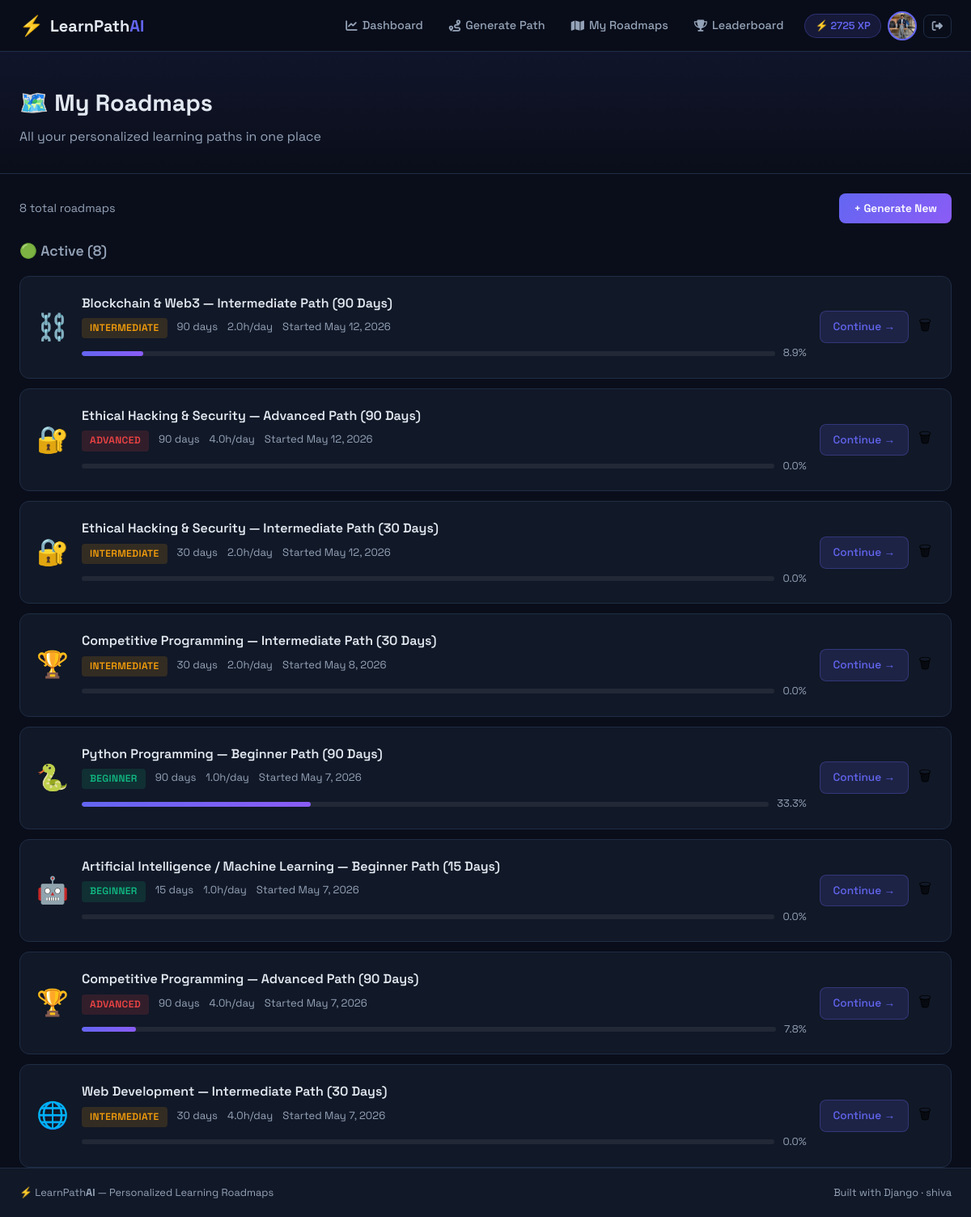
The app's page /roadmap/my-roadmaps/ (signed in) with its own data.
### users/models.py (models this page shows, shortened)
class UserProfile(models.Model):
    EXPERIENCE_CHOICES = [
        ('beginner', 'Beginner'),
        ('intermediate', 'Intermediate'),
        ('advanced', 'Advanced'),
    ]
    user = models.OneToOneField(User, on_delete=models.CASCADE, related_name='profile')
    bio = models.TextField(blank=True, max_length=500)
    avatar = models.ImageField(upload_to='avatars/', null=True, blank=True)
    experience_level = models.CharField(max_length=20, choices=EXPERIENCE_CHOICES, default='beginner')
    daily_study_hours = models.FloatField(default=1.0)
    total_xp = models.IntegerField(default=0)
    streak_days = models.IntegerField(default=0)
    last_activity = models.DateTimeField(null=True, blank=True)
    joined_at = models.DateTimeField(auto_now_add=True)
    class Meta:
        verbose_name = 'User Profile'
        verbose_name_plural = 'User Profiles'

### roadmap/models.py (models this page shows, shortened)
class Roadmap(models.Model):
    DURATION_CHOICES = [
        (15, '15 Days'),
        (30, '30 Days'),
        (60, '60 Days'),
        (90, '90 Days'),
    ]
    STATUS_CHOICES = [
        ('active', 'Active'),
        ('completed', 'Completed'),
        ('paused', 'Paused'),
        ('abandoned', 'Abandoned'),
    ]
    user = models.ForeignKey(User, on_delete=models.CASCADE, related_name='roadmaps')
    skill = models.ForeignKey(Skill, on_delete=models.CASCADE)
    title = models.CharField(max_length=200)
    level = models.CharField(max_length=20, choices=[
        ('beginner', 'Beginner'),
        ('intermediate', 'Intermediate'),
        ('advanced', 'Advanced'),
    ])
    daily_hours = models.FloatField(default=1.0)
    duration_days = models.IntegerField()
    status = models.CharField(max_length=20, choices=STATUS_CHOICES, default='active')
    start_date = models.DateField(auto_now_add=True)
    target_end_date = models.DateField(null=True, blank=True)
    completed_at = models.DateTimeField(null=True, blank=True)
    created_at = models.DateTimeField(auto_now_add=True)
    class Meta:
        ordering = ['-created_at']
        verbose_name = 'Roadmap'
        verbose_name_plural = 'Roadmaps'
    @property
    def total_tasks(self):
        return self.tasks.count()
    @property
    def completed_tasks_count(self):
        return self.tasks.filter(is_completed=True).count()
    @property
    def progress_percentage(self):
        total = self.total_tasks
        if total == 0:
            return 0
        return round((self.completed_tasks_count / total) * 100, 1)

class Skill(models.Model):
    CATEGORY_CHOICES = [
        ('cs_fundamentals', 'CS Fundamentals'),
        ('web_development', 'Web Development'),
        ('data_science', 'Data Science & AI'),
        ('programming', 'Programming Languages'),
        ('competitive', 'Competitive Programming'),
        ('blockchain', 'Blockchain & Web3'),
        ('ethical_hacking', 'Ethical Hacking & Security'),
    ]
    name = models.CharField(max_length=100, unique=True)
    slug = models.SlugField(max_length=100, unique=True)
    description = models.TextField()
    category = models.CharField(max_length=30, choices=CATEGORY_CHOICES)
    icon = models.CharField(max_length=50, default='📚')  # emoji icon
    color = models.CharField(max_length=20, default='#6366f1')  # hex color
    is_active = models.BooleanField(default=True)
    created_at = models.DateTimeField(auto_now_add=True)
    class Meta:
        ordering = ['name']
        verbose_name = 'Skill'
        verbose_name_plural = 'Skills'

### roadmap/views.py (the view)
# urls.py: path('my-roadmaps/', views.MyRoadmapsView.as_view(), name='my_roadmaps'),
@method_decorator(login_required, name='dispatch')
class MyRoadmapsView(View):
    template_name = 'roadmap/my_roadmaps.html'
    def get(self, request):
        roadmaps = request.user.roadmaps.all().order_by('-created_at')
        active = roadmaps.filter(status='active')
        completed = roadmaps.filter(status='completed')
        return render(request, self.template_name, {
            'roadmaps': roadmaps,
            'active': active,
            'completed': completed,
        })

### templates/roadmap/my_roadmaps.html (shortened to what this page needs)
{% extends 'base.html' %}
{% block content %}
<div class="page-header">
    <div class="container">
        <h1>🗺️ My Roadmaps</h1>
        <p>All your personalized learning paths in one place</p>
    </div>
</div>
<div class="container">
    <div class="roadmaps-toolbar">
        <div class="roadmaps-count">{{ roadmaps.count }} total roadmap{{ roadmaps.count|pluralize }}</div>
        <a href="{% url 'roadmap:generate' %}" class="btn-sm-primary">+ Generate New</a>
    </div>
    {% if active %}
    <h2 class="section-subtitle">🟢 Active ({{ active.count }})</h2>
    <div class="roadmaps-list">
        {% for roadmap in active %}
        <div class="roadmap-list-card">
            <div class="rlc-icon">{{ roadmap.skill.icon }}</div>
            <div class="rlc-info">
                <div class="rlc-title">{{ roadmap.title }}</div>
                <div class="rlc-meta">
                    <span class="badge badge-{{ roadmap.level }}">{{ roadmap.level }}</span>
                    <span>{{ roadmap.duration_days }} days</span>
                    <span>{{ roadmap.daily_hours }}h/day</span>
                    <span>Started {{ roadmap.start_date }}</span>
                </div>
                <div class="rlc-progress">
                    <div class="progress-bar-track" style="height:6px">
                        <div class="progress-bar-fill" style="width:{{ roadmap.progress_percentage }}%"></div>
                    </div>
                    <span>{{ roadmap.progress_percentage }}%</span>
                </div>
            </div>
            <div class="rlc-actions">
                <a href="{% url 'roadmap:detail' roadmap.pk %}" class="btn-view">Continue →</a>
                <form method="post" action="{% url 'roadmap:delete' roadmap.pk %}" onsubmit="return confirm('Delete?')">
                    <button type="submit" class="btn-icon-danger">🗑</button>
                </form>
            </div>
        </div>
        {% endfor %}
    </div>
    {% endif %}
</div>
{% endblock %}

### templates/base.html (shortened to what this page needs)
<!DOCTYPE html>
<html lang="en" data-theme="dark">
<head>
    {% load static %}
    <link rel="stylesheet" href="https://cdnjs.cloudflare.com/ajax/libs/font-awesome/6.5.0/css/all.min.css">
    <link rel="stylesheet" href="{% static 'css/main.css' %}">
</head>
<body>
<nav class="navbar">
    <div class="nav-container">
        <a href="{% url 'dashboard:home' %}" class="nav-brand">
            <span class="brand-icon">⚡</span>
            <span class="brand-text">LearnPath<span class="brand-accent">AI</span></span>
        </a>
        <div class="nav-links">
            {% if user.is_authenticated %}
                <a href="{% url 'dashboard:dashboard' %}" class="nav-link {% if request.resolver_match.url_name == 'dashboard' %}active{% endif %}">
                    <i class="fas fa-chart-line"></i> Dashboard
                </a>
                <a href="{% url 'roadmap:generate' %}" class="nav-link {% if 'generate' in request.path %}active{% endif %}">
                    <i class="fas fa-route"></i> Generate Path
                </a>
                <a href="{% url 'roadmap:my_roadmaps' %}" class="nav-link">
                    <i class="fas fa-map"></i> My Roadmaps
                </a>
                <a href="{% url 'progress:leaderboard' %}" class="nav-link">
                    <i class="fas fa-trophy"></i> Leaderboard
                </a>
                <div class="nav-user">
                    <div class="user-xp">⚡ {{ user.profile.total_xp }} XP</div>
                    <a href="{% url 'users:profile' %}" class="user-avatar">
                        {% if user.profile.avatar %}
                            <img src="{{ user.profile.avatar.url }}" alt="avatar">
                        {% else %}
                            <span>{{ user.username|first|upper }}</span>
                        {% endif %}
                    </a>
                    <form method="post" action="{% url 'users:logout' %}" style="display:inline;">
                        <button type="submit" class="btn-logout">
                            <i class="fas fa-sign-out-alt"></i>
                        </button>
                    </form>
                </div>
            {% else %}
                <a href="{% url 'users:login' %}" class="nav-link">Login</a>
                <a href="{% url 'users:register' %}" class="btn-primary-sm">Get Started</a>
            {% endif %}
        </div>
    </div>
</nav>
<main class="main-content">
    {% block content %}{% endblock %}
</main>
<footer class="footer">
    <div class="footer-inner">
        <span>⚡ LearnPath<strong>AI</strong> — Personalized Learning Roadmaps</span>
        <span class="footer-right">Built with Django · {{ user.username|default:"" }}</span>
    </div>
</footer>
</body>
</html>

### records on screen
Roadmap: skill.icon "⛓️", title "Blockchain & Web3 — Intermediate Path (90 Days)", level "INTERMEDIATE", duration_days "90", daily_hours "2.0", start_date "May 12, 2026", progress_percentage "8.9"
Roadmap: skill.icon "🔐", title "Ethical Hacking & Security — Advanced Path (90 Days)", level "ADVANCED", duration_days "90", daily_hours "4.0", start_date "May 12, 2026", progress_percentage "0.0"
Roadmap: skill.icon "🔐", title "Ethical Hacking & Security — Intermediate Path (30 Days)", level "INTERMEDIATE", duration_days "30", daily_hours "2.0", start_date "May 12, 2026", progress_percentage "0.0"
Roadmap: skill.icon "🏆", title "Competitive Programming — Intermediate Path (30 Days)", level "INTERMEDIATE", duration_days "30", daily_hours "2.0", start_date "May 8, 2026", progress_percentage "0.0"
Roadmap: skill.icon "🐍", title "Python Programming — Beginner Path (90 Days)", level "BEGINNER", duration_days "90", daily_hours "1.0", start_date "May 7, 2026", progress_percentage "33.3"
Roadmap: skill.icon "🤖", title "Artificial Intelligence / Machine Learning — Beginner Path (15 Days)", level "BEGINNER", duration_days "15", daily_hours "1.0", start_date "May 7, 2026", progress_percentage "0.0"
Roadmap: skill.icon "🏆", title "Competitive Programming — Advanced Path (90 Days)", level "ADVANCED", duration_days "90", daily_hours "4.0", start_date "May 7, 2026", progress_percentage "7.8"
Roadmap: skill.icon "🌐", title "Web Development — Intermediate Path (30 Days)", level "INTERMEDIATE", duration_days "30", daily_hours "4.0", start_date "May 7, 2026", progress_percentage "0.0"

### other values on screen
{{ user.profile.total_xp }} "2725"
{{ roadmaps.count }} "8"
{{ active.count }} "8"
{{ user.username|default:"" }} "shiva"
